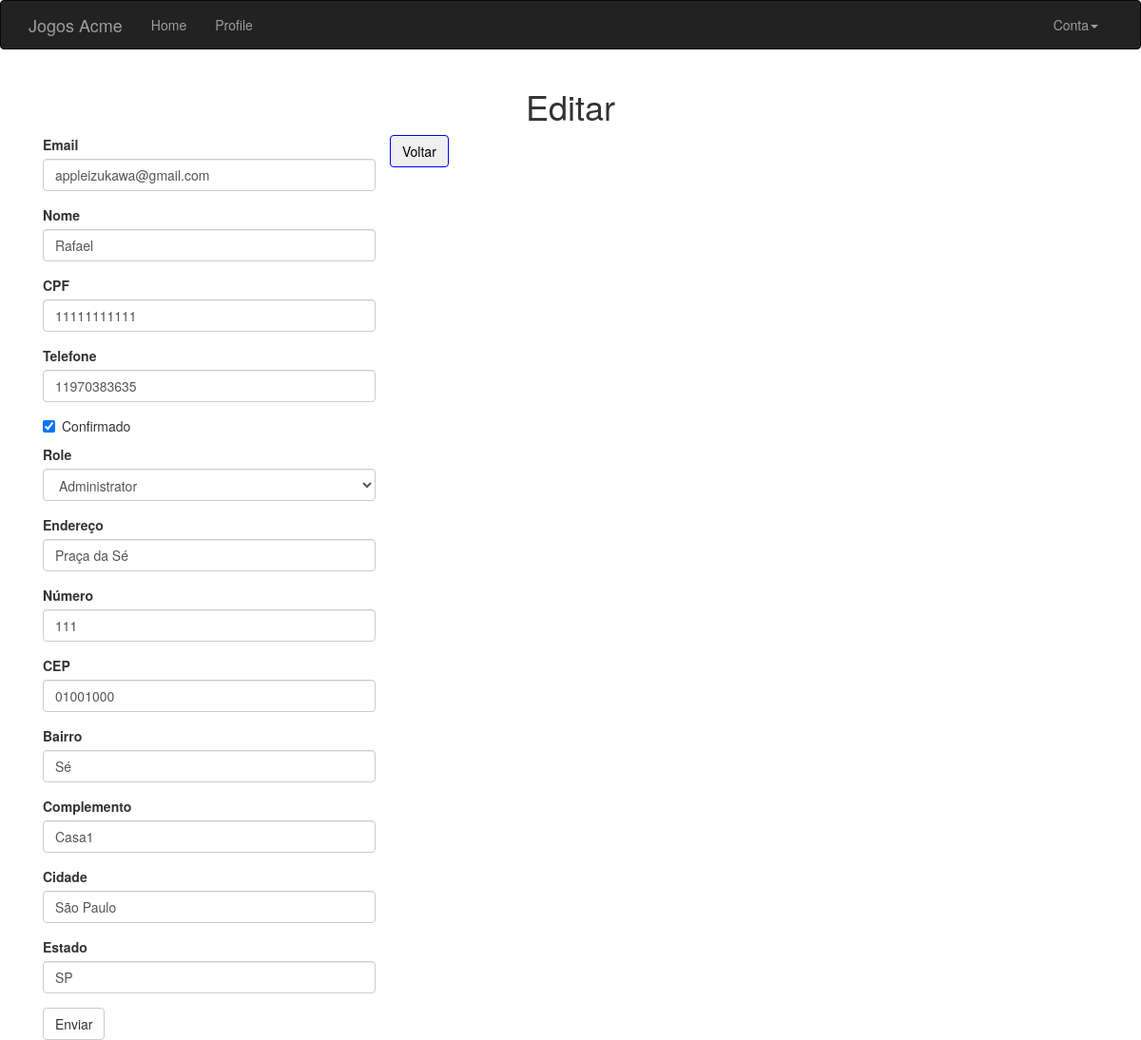
Page /user/edit-profile/1 (signed in) on the committed database.
### app/models.py (models this page shows, shortened)
class User(UserMixin, db.Model):
    __tablename__ = 'users'
    id = db.Column('id', db.Integer, primary_key=True)
    email = db.Column(db.String(64), unique=True, index=True)
    username = db.Column(db.String(64), unique=True, index=True)
    role_id = db.Column(db.Integer, db.ForeignKey('roles.id'))
    password_hash = db.Column(db.String(128))
    confirmed = db.Column(db.Boolean, default=False)
    cpf = db.Column(db.String(64), unique=True, index=True)
    telephone = db.Column(db.String(64), unique=True, index=True)
    destiny_id = db.Column(db.Integer, db.ForeignKey('destiny.id'))
    member_since = db.Column(db.DateTime(), default=datetime.utcnow)
    last_seen = db.Column(db.DateTime(), default=datetime.utcnow)
    avatar_hash = db.Column(db.String(32))
    @property
    def password(self):
        raise AttributeError('password in not readable attribute')
    def ping(self):
        self.last_seen = datetime.utcnow()
        db.session.add(self)
        db.session.commit()
    def can(self, perm):
        return self.role is not None and self.role.has_permission(perm)
    def is_administrator(self):
        return self.can(Permission.ADMIN)

class Destiny(db.Model):
    __tablename__ = 'destiny'
    id = db.Column('id', db.Integer, primary_key=True, autoincrement=True)
    address = db.Column(db.String(200))
    number = db.Column(db.String(100))
    zipcode = db.Column(db.String(100))
    neighborhood = db.Column(db.String(100))
    complement = db.Column(db.String(200))
    city = db.Column(db.String(200))
    state = db.Column(db.String(100))
    user = db.relationship('User', backref="destiny", lazy='dynamic')

### app/main/views.py (the view, shortened to what this page needs)
@main.route('/user/edit-profile/<int:id>', methods=['GET', 'POST'])
@login_required
@admin_required
def edit_profile_admin(id):
    user = User.query.get_or_404(id)
    form = EditProfileAdminForm(user=user)
    form.email.data = user.email
    form.username.data = user.username
    form.confirmed.data = user.confirmed
    form.role.data = user.role_id
    form.cpf.data = user.cpf
    form.telephone.data = user.telephone
    form.zipcode.data = user.destiny.zipcode
    form.address.data = user.destiny.address
    form.number.data = user.destiny.number
    form.complement.data = user.destiny.complement
    form.neighborhood.data = user.destiny.neighborhood
    form.city.data = user.destiny.city
    form.state.data = user.destiny.state
    return render_template('user/edit_profile.html', form=form, user=user)

### app/auth/views.py (called while the page is built)
@auth.before_app_request
def before_request():
    if current_user.is_authenticated:
        current_user.ping()
        if not current_user.confirmed \
                and request.endpoint \
                and request.blueprint != 'auth' \
                and request.endpoint != 'static':
            print('>>>Sakura<<<')
            return redirect('auth.unconfirmed')

### app/main/__init__.py (called while the page is built)
@main.app_context_processor
def inject_permissions():
    return dict(Permission=Permission)

### app/models.py (called while the page is built)
@login_manager.user_loader
def load_user(user_id):
    return User.query.get(int(user_id))

    def has_permission(self, perm):
        return self.permissions & perm == perm

### app/templates/user/edit_profile.html (shortened to what this page needs)
{% extends "base.html" %}
{% import "bootstrap/wtf.html" as wtf %}
{% block page_content %}
<h1 style="text-align: center;">Editar {{ user.name }}</h1>
{% if current_user.is_administrator() %}
<div class="col-md-4">
    {{ wtf.quick_form(form) }}
</div>
<div class="return">
    <button type="button" class="btn"><a href="{{ url_for('main.user', username=current_user.username) }}">Voltar</a></button>
</div>
{% endif %}
{% endblock %}

### app/static/css/style.css (style rules this page uses)
.return>button { border-color: blue; color: blue; }
.return>button>a { color: black; }

### rows in the picture
User: email "appleizukawa@gmail.com", username "Rafael", cpf "11111111111", telephone "11970383635"
Destiny: address "Praça da Sé", number "111", zipcode "01001000", neighborhood "Sé", complement "Casa1", city "São Paulo", state "SP"
